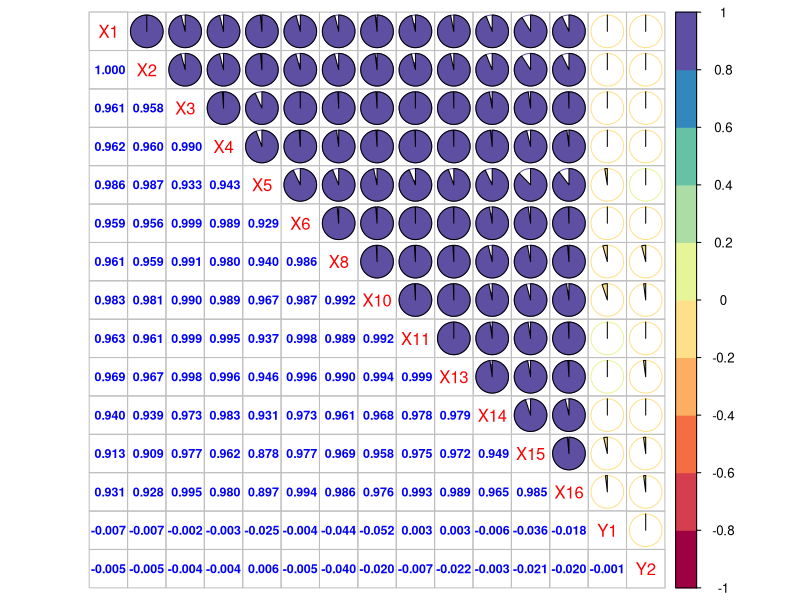
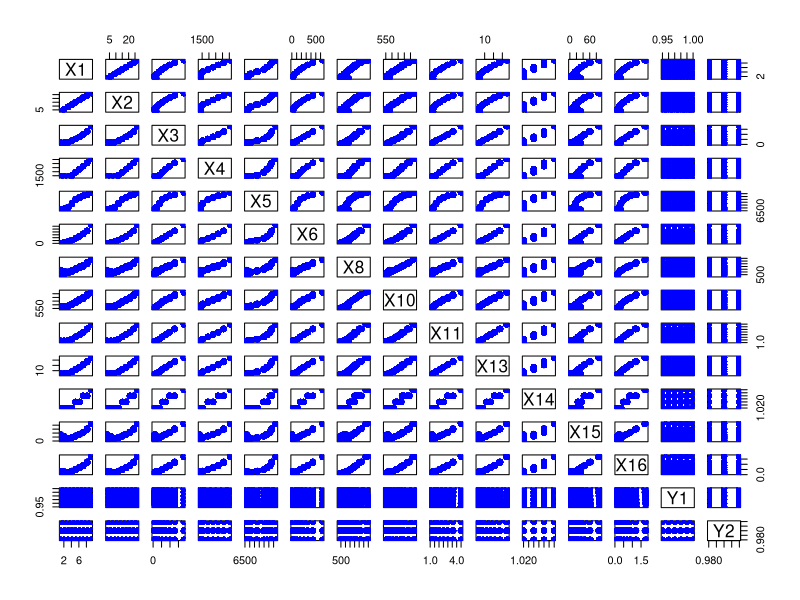
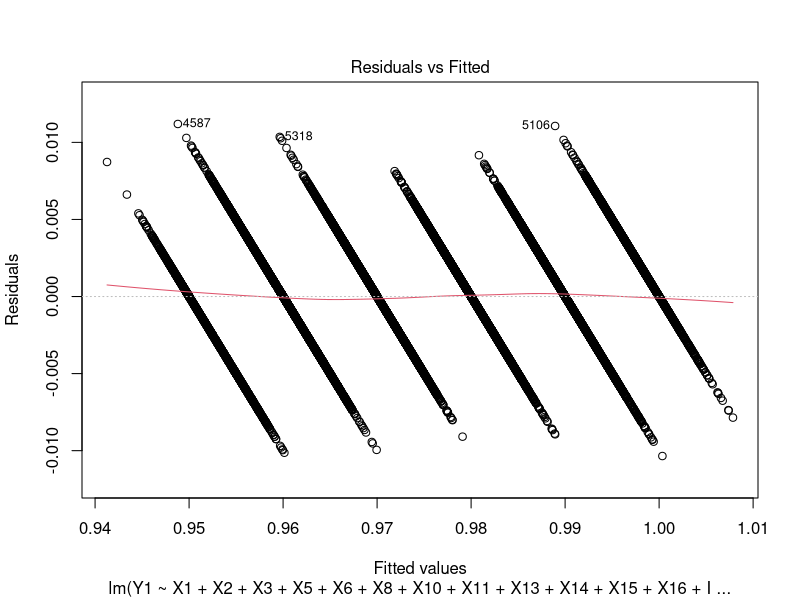
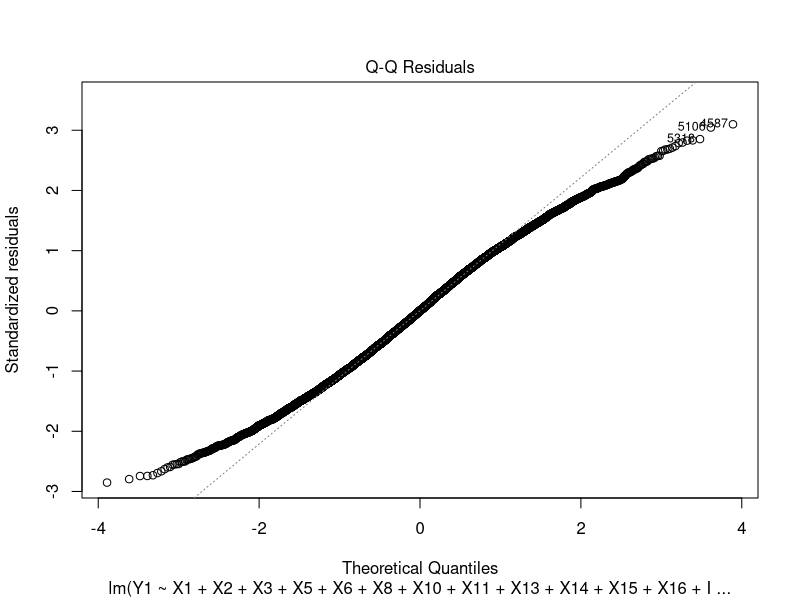
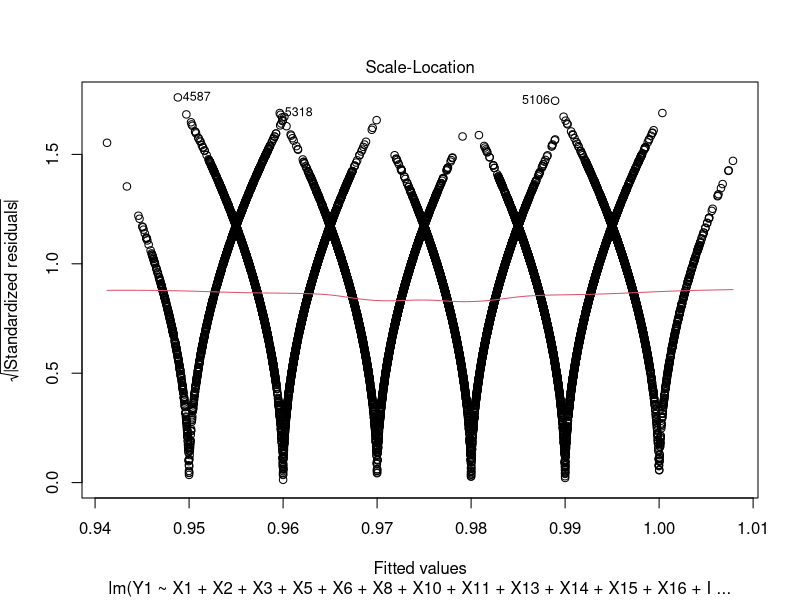
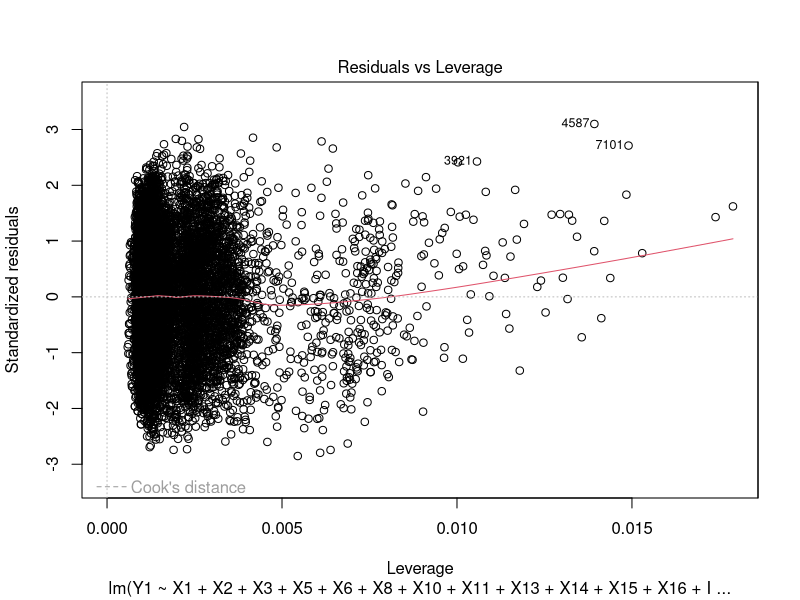
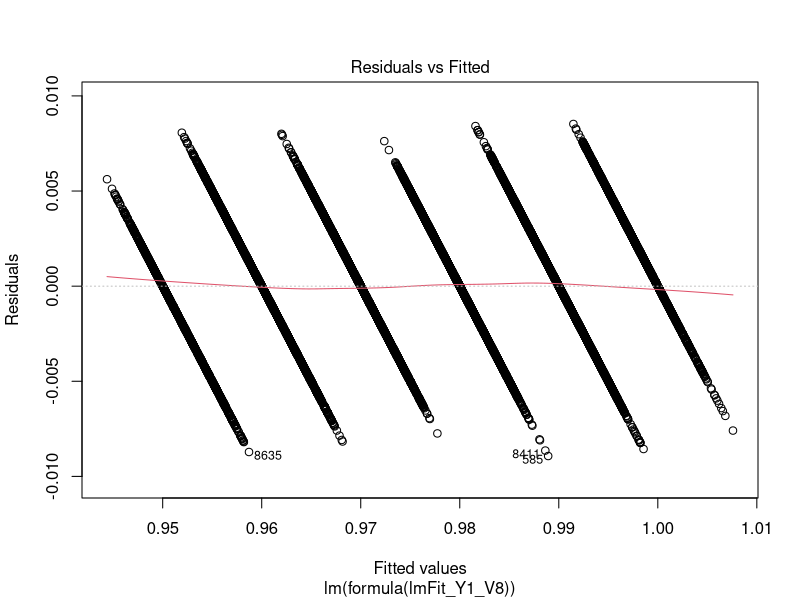
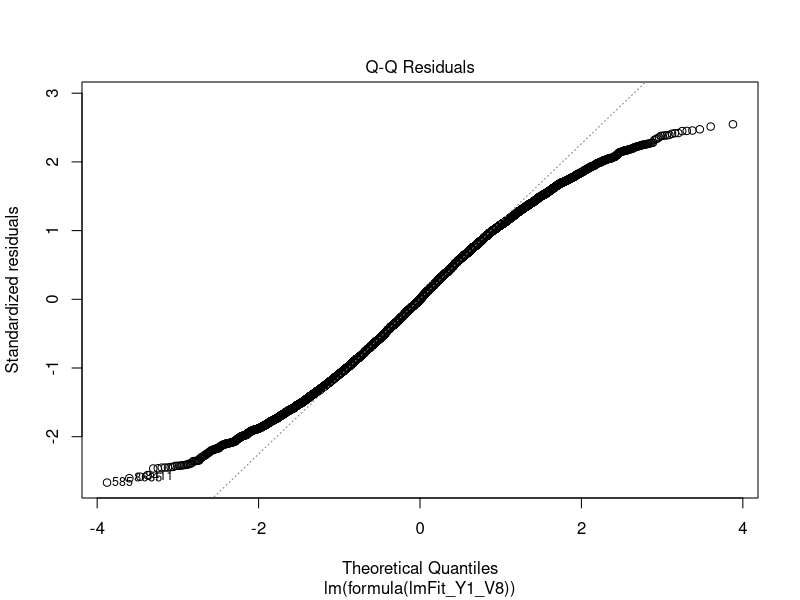

Generate these figures, in order, with R:
## ---- chunk 1
knitr::opts_chunk$set(echo = TRUE)
## ---- chunk 2
navalData <- read.csv("assign1_NavalData.csv", header = TRUE)
str(navalData)
## ---- chunk 3
library(dplyr)

# Dimensions of the loaded dataset
dim(navalData)
# Here, we can see that there are 10000 entries in the data 
# and 16 different variables.

# Labels of the columns in csv file
names(navalData)      
# It gives us the names of each variable

# Structure of the loaded dataset
str(navalData)        
# X2, X9 and X12 show are of integer data types, while 
# the rest are numeric data types.

# First few rows of the loaded dataset
head(navalData)

# Last few rows of the loaded dataset 
tail(navalData)       

# Upon closer observation, the values of X6 and X7 are identical.
# Therefore, we will be removing one of them as it would be 
# redundant to have 2 variables with the same information.

# Statistical summary for all variables in loaded dataset
summary(navalData)   
# It returns a table with the results of the summary function
# being applied to each variable in the loaded dataset

# For a more compressed view of the loaded dataset, we can use
# the function glimpse
glimpse(navalData)
# It shows the number of rows, variables, variable type, name 
# as well as the values in each variable.

# For each variable, it returns the minimum, 1st Quartile, median,
# mean, 3rd Quartile and the maximum value. This provides the user with
# the distribution, spread and central tendency of the variables.
## ---- chunk 4
# Exploring the correlations between the variables of the dataset
cor(navalData)
# The table shows a warning that the standard deviation is zero. 
# This is due to values which are constant throughout the dataset.
# Therefore, we should remove these as they do not value add to
# The prediction later on.


x <- c(1,2,3,4,5,6,8,10,11,13,14,15,16,17,18)
navalDataRevised <- navalData[,x]
# Removing X7, X9 and X12 from the dataset.

summary(navalDataRevised)
# As seen from the table, the warning has disappeard, and we can 
# move on to explore other components of our dataset.

library(corrplot)
library(RColorBrewer)
# This plots out a Co-relation heatmap to show how strongly variables affect one another.
corrplot.mixed(cor(navalDataRevised), upper.col = brewer.pal(n=10, name ="Spectral"),
               lower.col = "blue", upper = "pie", number.cex = .75, number.digits = 3, na.label = "NA")

# Within the correlation matrix, we find that most variables
# are strongly correlated with one another.


# Plotting of a 2-dimensional scatterplot of all pairs of variables.
pairs(navalDataRevised, pch = 19, col = "blue") 
# After looking at the scatterplot, we can infer that many 
# variables have a linear relationship with one another. 
## ---- chunk 5
# For the linear model, we will be using Adjusted R-Squared as a 
# measurement for model improvement. When removing an insignificant
# variable, Multiple R-squared may not increase but adjusted will.
# The same occurs when adding an insignificant variable. Multiple 
# R-squared will increase, but adjusted may not. This happens as 
# Adjusted R-Squared takes into consideration the number of variables
# being tested, while Multiple R-squared does not.

# Linear model on Y1 vs the rest of the variables
# Model 1, Full Model
lmFit_Y1_V1 <- lm(Y1 ~ . - Y2, data = navalDataRevised)

# Summary of Model 1
summary(lmFit_Y1_V1)

# The "Full Model" statistics provides us with useful information
# on the residuals, coefficients and formula of the linear model.
# The coefficients show how significant each variable will be 
# when predicting for Y1

# From here on out, we can improve the model by removing the least
# significant variable one at a time. Variables with a higher value
# of Pr(>|t|) will be the first to be removed.

# Pr(>|t|) is the probability of the coefficient of a variable going
# to zero. The higher this probability, the less significant it is.
# As we can see from the table, X4 is the least significant variable,
# and we will be removing it from the linear model.

# Linear model on Y1 without X4
# Model 2
lmFit_Y1_V2 <- update(lmFit_Y1_V1, ~ . - X4, data = navalDataRevised)

# Summary of Model 2
summary(lmFit_Y1_V2)

# After removing X4, which had a high probability of 0.944, it did  
# not improve its Adjusted R-squared. However, as removing it did  
# not affect the probabilities of the remaining variables, it was safe 
# to remove from the formula.

# We have now removed variables that had the highest probability of
# going to zero, and we can proceed to introduce Non-linear variables
# to the model.
## ---- chunk 6
# Referring back to the correlation table between all the variables,
# we can see that there is a high correlation between X10 and Y1, at 
# -0.05189. Thus, we can introduce X10^2 as a non-linear term.

# Linear model on Y1, introducing non-linear term: X10^2
# Model 3
lmFit_Y1_V3 <- update(lmFit_Y1_V2, ~ . + I(X10^2), data = navalDataRevised)

# Summary of Model 3
summary(lmFit_Y1_V3)

# After introducing this non-linear term, we can infer that it is indeed
# useful as the Adjusted R-squared increased significantly, from 0.8396 to
# 0.8961! Folllowing this trend, we will introduce variables that show a
# high correlation with Y1, namely, X8 and X15

# Linear model on Y1, introducing non-linear term: X8^2
# Model 4
lmFit_Y1_V4 <- update(lmFit_Y1_V3, ~ . + I(X8^2), data = navalDataRevised)

# Summary of Model 4
summary(lmFit_Y1_V4)

# From the summary table of Model 4, it is again proven that X8^2 is a
# useful variable. The Adjusted R-squared increased again, from 0.8961
# to 0.9343. Now, we will add in X15^2

# Linear model on Y1, introducing non-linear term: X15^2
# Model 5
lmFit_Y1_V5 <- update(lmFit_Y1_V4, ~ . + I(X15^2), data = navalDataRevised)

# Summary of Model 5
summary(lmFit_Y1_V5)

# From the summary table of Model 5, it shows that the Adjusted R-squared 
# only improved by 0.0002. However, as none of the other variables increased 
# in Pr(>|t|), and X15^2 has a very low probability, we can keep this
# variable in our linear regression formula.

# Here, I decided to introduce to the formula non-linear variables which
# showed prominent trends of non-linearity. These variables are X10, X8
# and X15. We will be introducing non-linear variables 
# X10:X8, X10:X15 and X8:X15.

# Linear model on Y1, introducing non-linear term: X10:X8
# Model 6
lmFit_Y1_V6 <- update(lmFit_Y1_V5, ~ . + X10:X8, data = navalDataRevised)

# Summary of Model 6
summary(lmFit_Y1_V6)

# From the summary of Model 6, we can see that the Adjusted R-squared once
# again had an increase, from 0.9345 to 0.9367!

# Linear model on Y1, introducing non-linear term: X10:X15
# Model 7
lmFit_Y1_V7 <- update(lmFit_Y1_V6, ~ . + X10:X15, data = navalDataRevised)

# Summary of Model 7
summary(lmFit_Y1_V7)

# From the summary of Model 7, we can see that the Adjusted R-squared once
# again had an increase, from 0.9367 to 0.9433!

# Linear model on Y1, introducing non-linear term: X8:X15
# Model 8
lmFit_Y1_V8 <- update(lmFit_Y1_V7, ~ . + X8:X15, data = navalDataRevised)

# Summary of Model 8
summary(lmFit_Y1_V8)

# From the summary of Model 8, we can see that the Adjusted R-squared once
# again had an increase, from 0.9433 to 0.9434! As we can see, adding each
# of these variables improved the Adjusted R-squared, which also 
# improves the linear model overall.

# Now, we will proceed to remove any potential outliers in our dataset,
# using a formula known as Cooks Distance.

# Plot our model to look for potential outliers
plot(lmFit_Y1_V8)

# Calculating cooks distance, and set a threshold of up to 2 standard
# deviation to remove outliers.
cd <- cooks.distance(lmFit_Y1_V8)
navalDataRevisedY1.clean <- navalDataRevised[abs(cd) < 4/nrow(navalDataRevised), ]

# Viewing and confirming the variables used in our linear model
formula(lmFit_Y1_V8)
# Fitting our "Best Model" with cleaned data
lmFitY1 <- lm(formula(lmFit_Y1_V8), data = navalDataRevisedY1.clean)

# Evaluation to find the increase in model performance
summary(lmFitY1)
plot(lmFitY1)

# After removing the outliers, our Adjusted R-squared has once again improved, 
# from 0.9434 to 0.9517. 

# We will be using Root Mean Squared Error (RMSE) as a judgement of how 
# accurate our model is. RMSE is gives extra weight to variables with
# a larger error.

# As we can see, the RMSE of Y1 after fitting our best model and removing
# outliers is a very small value of 0.003345139.
## ---- chunk 7
# Similarly for Y2, we will be using Adjusted R-squared as a measurement
# of how accurate our model is.

# Linear model on Y2 vs the rest of the variables
# Model 1, Full Model
lmFit_Y2_V1 <- lm(Y2 ~ . - Y1, data = navalDataRevised)

# Summary of Model 1
summary(lmFit_Y2_V1)

# The "Full Model" statistics provides us with useful information
# on the residuals, coefficients and formula of the linear model.
# The coefficients show how significant each variable will be 
# when predicting for Y2

# From here on out, we can improve the model by removing the least
# significant variable one at a time. Variables with a higher value
# of Pr(>|t|) will be the first to be removed.

# Pr(>|t|) is the probability of the coefficient of a variable going
# to zero. The higher this probability, the less significant it is.
# From the table, it shows that X2 is the least significant variable,
# and we will be removing that from the linear model.

# Linear model on Y2 without X2
# Model 2
lmFit_Y2_V2 <- update(lmFit_Y2_V1, ~ . - X2, data = navalDataRevised)

# Summary of Model 2
summary(lmFit_Y2_V2)

# From the table, it seems that removing X2 decreased the Adjusted 
# R-squared value. However, it also changed the Pr(>|t|) value of 
# X1 to be significantly lower. Thus, removing X2 is a good thing
# as all variables in the formula now are very important.

# We have now removed variables that had the highest probability of
# going to zero, and we can proceed to introduce Non-linear variables
# to the model.
## ---- chunk 8
# After reberringto the correlation table between variables, we
# can see that there is a high negative correlation between X18  
# and Y1, at -0.03974. Thus, we will introduce X8^2 as a non-linear 
# term into the system.

# Linear model on Y2, introducing non-linear term X8^2
# Model 3
lmFit_Y2_V3 <- update(lmFit_Y2_V2, ~ . + I(X8^2), data = navalDataRevised)

# Summary of Model 3
summary(lmFit_Y2_V3)

# After introducing X8^2 into the system, it seems that this variable
# is not very significant as it raised the Adjusted R-squared only
# by a slight amount. We will continue to add other variables which
# show strong correlations with Y2

# Linear model on Y2, introducing non-linear term X15^2
# Model 4
lmFit_Y2_V4 <- update(lmFit_Y2_V3, ~ . + I(X15^2), data = navalDataRevised)

# Summary of Model 4
summary(lmFit_Y2_V4)

# After adding the term X15^2, the Adjusted R-sqaured increased quite 
# significantly, from 0.7885 to 0.8028! This shows that adding non-linear
# terms that have a higher coefficient of correlation would benefit the 
# linear regression model.

# Linear model on Y2, introducing non-linear term X13^2
# Model 5
lmFit_Y2_V5 <- update(lmFit_Y2_V4, ~ . + I(X13^2), data = navalDataRevised)

# Summary of Model 5
summary(lmFit_Y2_V5)

# From the table, it shows that the Adjusted R-squared increased once again.
# However, the Pr(>|t|) value of X8^2 has increased significantly. As this
# will not benefit our model, we will remove this term, while adding in
# X16^2

# Linear model on Y2, introducing non-linear term X16^2, removing X8^2
# Model 6
lmFit_Y2_V6 <- update(lmFit_Y2_V5, ~ . + I(X16^2) - I(X8^2), data = navalDataRevised)

# Summary of Model 6
summary(lmFit_Y2_V6)

# From the table, the Adjusted R-squared value has increased again from
# 0.8156 to 0.8222. From here, we will be adding non-linear variables that
# showed prominent trends of non-linearity. These terms are X8:X15, X8:X13,
# X8:X16, X15:X13, X15:X16 and X13:X16

# Linear model on Y2, introducing non-linear terms with prominent trends
# Model 7
lmFit_Y2_V7 <- update(lmFit_Y2_V6, ~ . + X8:X15
                                       + X8:X13
                                       + X8:X16
                                       + X15:X13
                                       + X15:X16
                                       + X13:X16, data = navalDataRevised)

#Summary of Model 7
summary(lmFit_Y2_V7)

# As we can see, adding these terms resulted in yet another increase in
# Adjusted R-squared, from 0.8222 to 0.8476. However, the terms X16 and 
# X13:X16 have increased in their Pr(|t|). However since they are still
# rated relatively high, we can leave the model as it is.

# We will now proceed to remove any potential outliers in the dataset
# using Cooks Distance.

# Plot out our model to visualise and eyeball any potential outliers
plot(lmFit_Y2_V7)

# Calculating cooks distance, and set a threshold of up to 2 standard
# deviation to remove outliers.
cd <- cooks.distance(lmFit_Y2_V7)
navalDataRevisedY2.clean <- navalDataRevised[abs(cd) < 4/nrow(navalDataRevised), ]

# Viewing and confirming the variables used in our linear model
formula(lmFit_Y2_V7)
# Fitting our "Best Model" with cleaned data
lmFitY2 <- lm(formula(lmFit_Y2_V7), data = navalDataRevisedY2.clean)

# Evaluation to find the increase in model performance
summary(lmFitY2)
plot(lmFitY2)

# After removing the outliers, the Adjusted R-squared has improved once again,
# from 0.8452 to 0.87. However, the term X13:X16 has increased in its Pr(|t|)
# value, to a point where it is no longer significant. We will re do the whole
# linear model, but without X13:X16

# Linear model on Y2, introducing non-linear terms without X13:X16
# Model 8
lmFit_Y2_V8 <- update(lmFit_Y2_V7, ~ . - X13:X16, data = navalDataRevised)

#Summary of Model 8
summary(lmFit_Y2_V8)

# From the graph, we can see that all the variables are significant, and the 
# Adjusted R-squared only dropped by 0.0001. Thus, we can move on to remove 
# potential outliers using Cooks Distance.

cd <- cooks.distance(lmFit_Y2_V8)
navalDataRevisedY2.clean <- navalDataRevised[abs(cd) < 4/nrow(navalDataRevised), ]

# Viewing and confirming variables used in our linear model
formula(lmFit_Y2_V8)
# Fitting our "Best Model" with cleaned data
lmFitY2 <- lm(formula(lmFit_Y2_V8), data = navalDataRevisedY2.clean)

# Evaluation to find the increase in model performance
summary(lmFitY2)
plot(lmFitY2)

# As we can see, all remaining variables are significant, and the 
# Adjusted R-squared has increased to a final value of 0.8702

# We will be using Root Mean Squared Error (RMSE) as a judgement of how 
# accurate our model is. RMSE is gives extra weight to variables with
# a larger error.

# As we can see, the RMSE of Y1 after fitting our best model and removing
# outliers is a very small value of 0.003345139.
## ---- chunk 9
# confint here
## ---- chunk 10
# For the prediction accuracy of Y1 and Y2, we will be using Root
# Mean Squared Error (RMSE). RMSE is a function that gives extra 
# weight to outliers of the dataset.

# Prediction accuracy of Y1
Y1sum <- sum((lmFitY1$residuals)^2)/nrow(navalDataRevisedY1.clean)
Y1root <- sqrt(Y1sum)
Y1root

# As we can see, the RMSE of Y1 after fitting our best model and removing
# outliers is a very small value of 0.003345139.

# Prediction accuracy of Y2
Y2sum <- sum((lmFitY2$residuals)^2)/nrow(navalDataRevisedY2.clean)
Y2root <- sqrt(Y2sum)
Y2root
